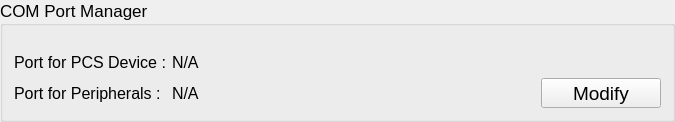
                 <widget class="QGroupBox" name="groupBoxComPortMgr">
                  <property name="minimumSize">
                   <size>
                    <width>0</width>
                    <height>101</height>
                   </size>
                  </property>
                  <property name="font">
                   <font>
                    <pointsize>13</pointsize>
                   </font>
                  </property>
                  <property name="title">
                   <string>COM Port Manager</string>
                  </property>
                  <layout class="QGridLayout" name="gridLayout_11">
                   <property name="topMargin">
                    <number>27</number>
                   </property>
                   <item row="0" column="0">
                    <widget class="QLabel" name="label_54">
                     <property name="font">
                      <font>
                       <pointsize>12</pointsize>
                      </font>
                     </property>
                     <property name="text">
                      <string>Port for PCS Device :</string>
                     </property>
                    </widget>
                   </item>
                   <item row="0" column="1">
                    <widget class="CustomLabel" name="labelPcsDevPort">
                     <property name="font">
                      <font>
                       <pointsize>12</pointsize>
                      </font>
                     </property>
                     <property name="text">
                      <string>N/A</string>
                     </property>
                    </widget>
                   </item>
                   <item row="1" column="0">
                    <widget class="QLabel" name="label_55">
                     <property name="font">
                      <font>
                       <pointsize>12</pointsize>
                      </font>
                     </property>
                     <property name="text">
                      <string>Port for Peripherals :</string>
                     </property>
                    </widget>
                   </item>
                   <item row="1" column="1">
                    <widget class="CustomLabel" name="labelPeriphPort">
                     <property name="font">
                      <font>
                       <pointsize>12</pointsize>
                      </font>
                     </property>
                     <property name="text">
                      <string>N/A</string>
                     </property>
                    </widget>
                   </item>
                   <item row="1" column="2">
                    <spacer name="horizontalSpacer_19">
                     <property name="orientation">
                      <enum>Qt::Horizontal</enum>
                     </property>
                     <property name="sizeHint" stdset="0">
                      <size>
                       <width>336</width>
                       <height>20</height>
                      </size>
                     </property>
                    </spacer>
                   </item>
                   <item row="1" column="3">
                    <widget class="QPushButton" name="pushButtonPortMgr">
                     <property name="minimumSize">
                      <size>
                       <width>120</width>
                       <height>25</height>
                      </size>
                     </property>
                     <property name="maximumSize">
                      <size>
                       <width>16777215</width>
                       <height>30</height>
                      </size>
                     </property>
                     <property name="font">
                      <font>
                       <pointsize>14</pointsize>
                       <weight>50</weight>
                       <bold>false</bold>
                       <underline>false</underline>
                      </font>
                     </property>
                     <property name="text">
                      <string>Modify</string>
                     </property>
                     <property name="icon">
                      <iconset resource="res.qrc">
                       <normaloff>:/image/system_software_update_4_32px_541180_easyicon.net.png</normaloff>:/image/system_software_update_4_32px_541180_easyicon.net.png</iconset>
                     </property>
                     <property name="iconSize">
                      <size>
                       <width>24</width>
                       <height>24</height>
                      </size>
                     </property>
                     <property name="flat">
                      <bool>false</bool>
                     </property>
                    </widget>
                   </item>
                  </layout>
                 </widget>
